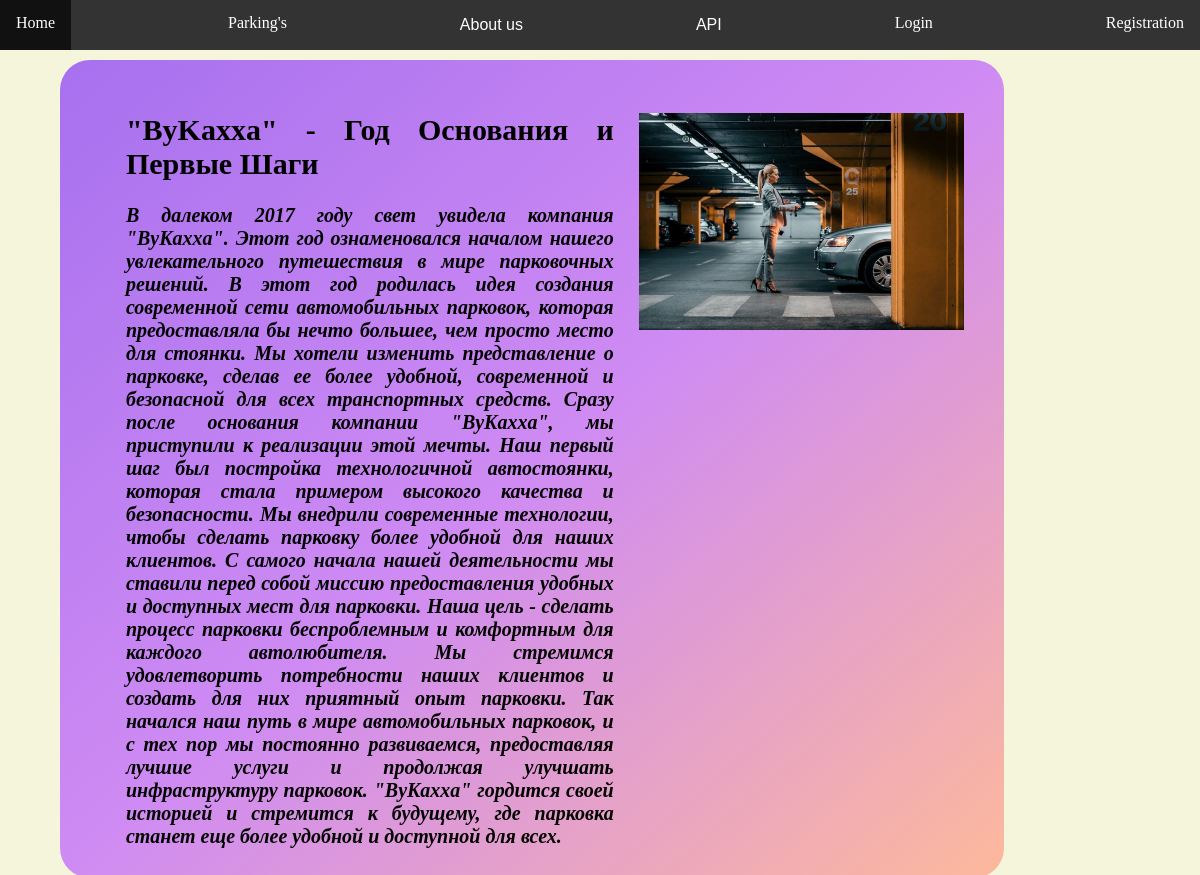
The page /myparking/news/4/ on the database its author committed.
### myparking/models.py (models this page shows, shortened)
class News(models.Model):
    title = models.CharField(max_length=200)
    summary = models.TextField()
    image = models.ImageField(upload_to=upload_to_news_image, null=True, blank=True)
    publish_date = models.DateTimeField(auto_now_add=True)
    class Meta:
        verbose_name_plural = 'News'

### myparking/views.py (the view)
# urls.py: path('news/<int:pk>/', views.news_details, name='news_details'),
def news_details(request, pk):
    certain_news = get_object_or_404(News, pk=pk)
    return render(request, 'myparking/' + get_path_to_html(certain_news), context={'certain_news': certain_news})

### myparking/views.py (called while the page is built)
def get_path_to_html(obj):
    publish_date = obj.publish_date
    return os.path.join(
        'news',
        str(publish_date.year),
        str(publish_date.month).zfill(2),
        str(publish_date.day).zfill(2),
        f'{obj.pk}.html'
    )

### myparking/templates/myparking/news/2023/09/12/4.html (shortened to what this page needs)
{% extends "base_news.html"%}
{% load static %}
{% block details_page_title%} {{ certain_news.title }} {% endblock %}
{% block details_page_summary %} {{ certain_news.summary }} {% endblock %}
{% block details_page_image %}
    {% if certain_news.image %}
        <img width="100%" src="{{ certain_news.image.url }}" alt="News Image">
    {% else %}
        <img src="https://via.placeholder.com/500x500?text=No+Image" alt="No Image">
    {% endif %}
{% endblock %}

### myparking/static/myparking/css/site_style.css (style rules this page uses)
* { margin: 0px; padding: 0px; }
.bg-site { background: beige; }

### rows shown on the page
News: title "\"ByKaxxa\" - Год Основания и Первые Шаги", summary "В далеком 2017 году свет увидела компания \"ByKaxxa\". Этот год ознаменовался началом нашего увлекательного путешествия в мире парковочных решений. В этот год родилась идея создания современной сети автомобильных парковок, которая предоставляла бы нечто большее, чем просто место для стоянки. Мы хотели изменить представление о парковке, сделав ее более удобной, современной и безопасной для всех транспортных средств. Сразу после основания компании \"ByKaxxa\", мы приступили к реализации этой мечты. Наш первый шаг был постройка технологичной автостоянки, которая стала примером высокого качества и безопасности. Мы внедрили современные технологии, чтобы сделать парковку более удобной для наших…", image (picture)
